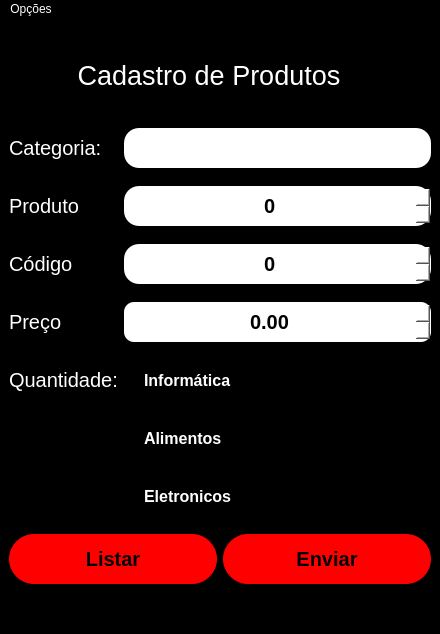
<?xml version="1.0" encoding="UTF-8"?>
<ui version="4.0">
 <class>MainWindow</class>
 <widget class="QMainWindow" name="MainWindow">
  <property name="geometry">
   <rect>
    <x>0</x>
    <y>0</y>
    <width>440</width>
    <height>634</height>
   </rect>
  </property>
  <property name="windowTitle">
   <string>Formulário</string>
  </property>
  <property name="styleSheet">
   <string notr="true">background-color: rgb(0, 0, 0);
color: rgb(255, 255, 255);</string>
  </property>
  <widget class="QWidget" name="centralwidget">
   <layout class="QGridLayout" name="gridLayout">
    <item row="7" column="1">
     <widget class="QSpinBox" name="codigo">
      <property name="minimumSize">
       <size>
        <width>100</width>
        <height>40</height>
       </size>
      </property>
      <property name="font">
       <font>
        <pointsize>15</pointsize>
        <weight>75</weight>
        <bold>true</bold>
       </font>
      </property>
      <property name="layoutDirection">
       <enum>Qt::LeftToRight</enum>
      </property>
      <property name="autoFillBackground">
       <bool>false</bool>
      </property>
      <property name="styleSheet">
       <string notr="true">background-color: rgb(255, 255, 255);
border-radius: 15px;
color: rgb(0, 0, 0);</string>
      </property>
      <property name="alignment">
       <set>Qt::AlignCenter</set>
      </property>
     </widget>
    </item>
    <item row="11" column="1">
     <widget class="QRadioButton" name="informatica">
      <property name="minimumSize">
       <size>
        <width>100</width>
        <height>40</height>
       </size>
      </property>
      <property name="font">
       <font>
        <pointsize>12</pointsize>
        <weight>75</weight>
        <bold>true</bold>
       </font>
      </property>
      <property name="styleSheet">
       <string notr="true">color: rgb(255, 255, 255);</string>
      </property>
      <property name="text">
       <string>Informática</string>
      </property>
     </widget>
    </item>
    <item row="7" column="0">
     <widget class="QLabel" name="label_2">
      <property name="font">
       <font>
        <pointsize>15</pointsize>
       </font>
      </property>
      <property name="styleSheet">
       <string notr="true">color: rgb(255, 255, 255);</string>
      </property>
      <property name="text">
       <string>Código</string>
      </property>
     </widget>
    </item>
    <item row="13" column="1">
     <widget class="QRadioButton" name="eletronicos">
      <property name="minimumSize">
       <size>
        <width>100</width>
        <height>40</height>
       </size>
      </property>
      <property name="font">
       <font>
        <pointsize>12</pointsize>
        <weight>75</weight>
        <bold>true</bold>
       </font>
      </property>
      <property name="styleSheet">
       <string notr="true">color: rgb(255, 255, 255);</string>
      </property>
      <property name="text">
       <string>Eletronicos</string>
      </property>
     </widget>
    </item>
    <item row="3" column="0">
     <widget class="QLabel" name="label_5">
      <property name="font">
       <font>
        <pointsize>15</pointsize>
       </font>
      </property>
      <property name="styleSheet">
       <string notr="true">color: rgb(255, 255, 255);</string>
      </property>
      <property name="text">
       <string>Categoria:</string>
      </property>
     </widget>
    </item>
    <item row="5" column="0">
     <widget class="QLabel" name="label_3">
      <property name="font">
       <font>
        <pointsize>15</pointsize>
       </font>
      </property>
      <property name="styleSheet">
       <string notr="true">color: rgb(255, 255, 255);</string>
      </property>
      <property name="text">
       <string>Produto</string>
      </property>
     </widget>
    </item>
    <item row="9" column="0">
     <widget class="QLabel" name="label_4">
      <property name="font">
       <font>
        <pointsize>15</pointsize>
       </font>
      </property>
      <property name="styleSheet">
       <string notr="true">color: rgb(255, 255, 255);</string>
      </property>
      <property name="text">
       <string>Preço</string>
      </property>
     </widget>
    </item>
    <item row="11" column="0">
     <widget class="QLabel" name="label_6">
      <property name="font">
       <font>
        <pointsize>15</pointsize>
       </font>
      </property>
      <property name="styleSheet">
       <string notr="true">color: rgb(255, 255, 255);</string>
      </property>
      <property name="text">
       <string>Quantidade:</string>
      </property>
     </widget>
    </item>
    <item row="3" column="1">
     <widget class="QLineEdit" name="produto">
      <property name="minimumSize">
       <size>
        <width>100</width>
        <height>40</height>
       </size>
      </property>
      <property name="font">
       <font>
        <pointsize>15</pointsize>
       </font>
      </property>
      <property name="styleSheet">
       <string notr="true">background-color: rgb(255, 255, 255);
border-radius: 15px;
color: rgb(0, 0, 0);</string>
      </property>
      <property name="text">
       <string/>
      </property>
     </widget>
    </item>
    <item row="12" column="1">
     <widget class="QRadioButton" name="alimentos">
      <property name="minimumSize">
       <size>
        <width>100</width>
        <height>40</height>
       </size>
      </property>
      <property name="font">
       <font>
        <pointsize>12</pointsize>
        <weight>75</weight>
        <bold>true</bold>
       </font>
      </property>
      <property name="styleSheet">
       <string notr="true">color: rgb(255, 255, 255);</string>
      </property>
      <property name="text">
       <string>Alimentos</string>
      </property>
     </widget>
    </item>
    <item row="2" column="0" colspan="2">
     <widget class="QLabel" name="label">
      <property name="minimumSize">
       <size>
        <width>400</width>
        <height>50</height>
       </size>
      </property>
      <property name="maximumSize">
       <size>
        <width>200</width>
        <height>70</height>
       </size>
      </property>
      <property name="font">
       <font>
        <pointsize>20</pointsize>
       </font>
      </property>
      <property name="styleSheet">
       <string notr="true">color: rgb(255, 255, 255);</string>
      </property>
      <property name="text">
       <string>Cadastro de Produtos</string>
      </property>
      <property name="alignment">
       <set>Qt::AlignCenter</set>
      </property>
     </widget>
    </item>
    <item row="5" column="1">
     <widget class="QSpinBox" name="quantidade">
      <property name="minimumSize">
       <size>
        <width>100</width>
        <height>40</height>
       </size>
      </property>
      <property name="font">
       <font>
        <pointsize>15</pointsize>
        <weight>75</weight>
        <bold>true</bold>
       </font>
      </property>
      <property name="styleSheet">
       <string notr="true">background-color: rgb(255, 255, 255);
border-radius: 15px;
color: rgb(0, 0, 0);</string>
      </property>
      <property name="alignment">
       <set>Qt::AlignCenter</set>
      </property>
     </widget>
    </item>
    <item row="15" column="0" colspan="2">
     <layout class="QGridLayout" name="gridLayout_2">
      <item row="0" column="1">
       <widget class="QPushButton" name="enviar">
        <property name="minimumSize">
         <size>
          <width>100</width>
          <height>50</height>
         </size>
        </property>
        <property name="maximumSize">
         <size>
          <width>350</width>
          <height>50</height>
         </size>
        </property>
        <property name="font">
         <font>
          <pointsize>15</pointsize>
          <weight>75</weight>
          <bold>true</bold>
         </font>
        </property>
        <property name="styleSheet">
         <string notr="true">background-color: rgb(255, 0, 0);
border-radius: 25px;
color: rgb(0, 0, 0);</string>
        </property>
        <property name="text">
         <string>Enviar</string>
        </property>
       </widget>
      </item>
      <item row="0" column="0">
       <widget class="QPushButton" name="listar">
        <property name="minimumSize">
         <size>
          <width>100</width>
          <height>50</height>
         </size>
        </property>
        <property name="maximumSize">
         <size>
          <width>350</width>
          <height>50</height>
         </size>
        </property>
        <property name="font">
         <font>
          <pointsize>15</pointsize>
          <weight>75</weight>
          <bold>true</bold>
          <kerning>false</kerning>
         </font>
        </property>
        <property name="styleSheet">
         <string notr="true">background-color: rgb(255, 0, 0);
color: rgb(0, 0, 0);
border-radius: 25px</string>
        </property>
        <property name="text">
         <string>Listar</string>
        </property>
        <property name="autoDefault">
         <bool>false</bool>
        </property>
        <property name="flat">
         <bool>false</bool>
        </property>
       </widget>
      </item>
     </layout>
    </item>
    <item row="9" column="1">
     <widget class="QDoubleSpinBox" name="preco">
      <property name="minimumSize">
       <size>
        <width>100</width>
        <height>40</height>
       </size>
      </property>
      <property name="font">
       <font>
        <pointsize>15</pointsize>
        <weight>75</weight>
        <bold>true</bold>
       </font>
      </property>
      <property name="styleSheet">
       <string notr="true">background-color: rgb(255, 255, 255);
border-radius: 10px;
color: rgb(0, 0, 0);</string>
      </property>
      <property name="alignment">
       <set>Qt::AlignCenter</set>
      </property>
     </widget>
    </item>
   </layout>
  </widget>
  <widget class="QMenuBar" name="menubar">
   <property name="geometry">
    <rect>
     <x>0</x>
     <y>0</y>
     <width>440</width>
     <height>26</height>
    </rect>
   </property>
   <widget class="QMenu" name="menuOp_es">
    <property name="title">
     <string>Opções</string>
    </property>
    <addaction name="actionFeedback"/>
   </widget>
   <addaction name="menuOp_es"/>
  </widget>
  <widget class="QStatusBar" name="statusbar"/>
  <action name="actionFeedback">
   <property name="text">
    <string>Feedback</string>
   </property>
  </action>
 </widget>
 <resources/>
 <connections/>
</ui>
